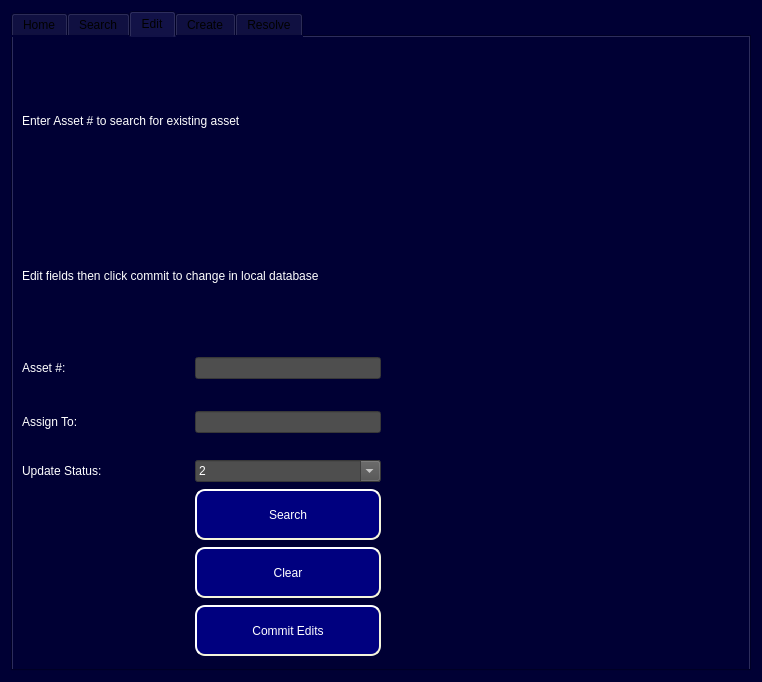
<?xml version="1.0" encoding="UTF-8"?>
<ui version="4.0">
 <class>Admin_Interface</class>
 <widget class="QWidget" name="Admin_Interface">
  <property name="geometry">
   <rect>
    <x>0</x>
    <y>0</y>
    <width>762</width>
    <height>682</height>
   </rect>
  </property>
  <property name="windowTitle">
   <string>Form</string>
  </property>
  <property name="styleSheet">
   <string notr="true">background-color: rgb(0, 0, 52);</string>
  </property>
  <layout class="QVBoxLayout" name="verticalLayout_6">
   <item>
    <widget class="QTabWidget" name="Admin_Select">
     <property name="styleSheet">
      <string notr="true">background-color: rgb(0, 0, 52);
QTabBar::Home_Tab { height: 100px; width: 100px; background: 'grey'}</string>
     </property>
     <property name="currentIndex">
      <number>2</number>
     </property>
     <property name="iconSize">
      <size>
       <width>12</width>
       <height>12</height>
      </size>
     </property>
     <widget class="QWidget" name="Home_Tab">
      <attribute name="title">
       <string>Home</string>
      </attribute>
      <layout class="QVBoxLayout" name="verticalLayout">
       <item>
        <widget class="QLabel" name="Home_Welcome_Message">
         <property name="styleSheet">
          <string notr="true">color: rgb(255, 255, 255);
font: 20pt &quot;MS Shell Dlg 2&quot;;</string>
         </property>
         <property name="text">
          <string>Welcome to Admin Access</string>
         </property>
        </widget>
       </item>
       <item>
        <widget class="QLabel" name="label">
         <property name="styleSheet">
          <string notr="true">
font: 14pt &quot;MS Shell Dlg 2&quot;;
color: rgb(171, 171, 171);</string>
         </property>
         <property name="text">
          <string>Select Tabs Above To Navigate</string>
         </property>
        </widget>
       </item>
       <item>
        <spacer name="verticalSpacer">
         <property name="orientation">
          <enum>Qt::Vertical</enum>
         </property>
         <property name="sizeHint" stdset="0">
          <size>
           <width>20</width>
           <height>40</height>
          </size>
         </property>
        </spacer>
       </item>
       <item>
        <layout class="QHBoxLayout" name="horizontalLayout">
         <item>
          <spacer name="horizontalSpacer">
           <property name="orientation">
            <enum>Qt::Horizontal</enum>
           </property>
           <property name="sizeHint" stdset="0">
            <size>
             <width>68</width>
             <height>38</height>
            </size>
           </property>
          </spacer>
         </item>
         <item>
          <widget class="QPushButton" name="Home_Force_Sync_Button">
           <property name="styleSheet">
            <string notr="true">QPushButton#Home_Force_Sync_Button {
background-color: rgb(0, 0, 127);
color: rgb(255, 255, 255);
border-style: outset;
border-width: 2px;
border-radius: 10px;
border-color: beige;
font: 26pt &quot;MS Shell Dlg 2&quot;;
min-width: 10em;
padding: 6px;
}
QPushButton#Home_Force_Sync_Button:pressed {
    background-color: rgb(80, 80, 80);
    border-style: inset;
}</string>
           </property>
           <property name="text">
            <string>Force Sync with central</string>
           </property>
          </widget>
         </item>
         <item>
          <spacer name="horizontalSpacer_3">
           <property name="orientation">
            <enum>Qt::Horizontal</enum>
           </property>
           <property name="sizeHint" stdset="0">
            <size>
             <width>68</width>
             <height>38</height>
            </size>
           </property>
          </spacer>
         </item>
        </layout>
       </item>
      </layout>
     </widget>
     <widget class="QWidget" name="Search_Tab">
      <attribute name="title">
       <string>Search</string>
      </attribute>
      <layout class="QVBoxLayout" name="verticalLayout_4">
       <item>
        <layout class="QVBoxLayout" name="verticalLayout_3">
         <item>
          <layout class="QVBoxLayout" name="verticalLayout_2">
           <item>
            <layout class="QHBoxLayout" name="horizontalLayout_2">
             <item>
              <spacer name="horizontalSpacer_10">
               <property name="orientation">
                <enum>Qt::Horizontal</enum>
               </property>
               <property name="sizeHint" stdset="0">
                <size>
                 <width>258</width>
                 <height>20</height>
                </size>
               </property>
              </spacer>
             </item>
             <item>
              <spacer name="horizontalSpacer_12">
               <property name="orientation">
                <enum>Qt::Horizontal</enum>
               </property>
               <property name="sizeHint" stdset="0">
                <size>
                 <width>188</width>
                 <height>20</height>
                </size>
               </property>
              </spacer>
             </item>
            </layout>
           </item>
           <item>
            <layout class="QGridLayout" name="gridLayout">
             <item row="0" column="0">
              <widget class="QLabel" name="Search_Filters_Title">
               <property name="styleSheet">
                <string notr="true">color: rgb(255, 255, 255);
font: Bold 14pt &quot;MS Shell Dlg 2&quot;;</string>
               </property>
               <property name="text">
                <string>Search Filters</string>
               </property>
              </widget>
             </item>
             <item row="8" column="2">
              <widget class="QPushButton" name="Search_SearchAsset_Query_Button">
               <property name="sizePolicy">
                <sizepolicy hsizetype="Fixed" vsizetype="Fixed">
                 <horstretch>0</horstretch>
                 <verstretch>0</verstretch>
                </sizepolicy>
               </property>
               <property name="minimumSize">
                <size>
                 <width>186</width>
                 <height>51</height>
                </size>
               </property>
               <property name="maximumSize">
                <size>
                 <width>186</width>
                 <height>51</height>
                </size>
               </property>
               <property name="styleSheet">
                <string notr="true">QPushButton#Search_SearchAsset_Query_Button {
background-color: rgb(0, 0, 127);
color: rgb(255, 255, 255);
border-style: outset;
border-width: 2px;
border-radius: 10px;
border-color: beige;
font: 14pt &quot;MS Shell Dlg 2&quot;;
min-width: 10em;
padding: 6px;
}
QPushButton#Search_SearchAsset_Query_Button:pressed {
    background-color: rgb(80, 80, 80);
    border-style: inset;
}</string>
               </property>
               <property name="text">
                <string>Search</string>
               </property>
              </widget>
             </item>
             <item row="2" column="0">
              <widget class="QLabel" name="Search_Datetime_To_Label">
               <property name="styleSheet">
                <string notr="true">color: rgb(255, 255, 255);
font: 12pt &quot;MS Shell Dlg 2&quot;;</string>
               </property>
               <property name="text">
                <string>Date/Time To:</string>
               </property>
              </widget>
             </item>
             <item row="1" column="0">
              <widget class="QLabel" name="Search_Datetime_From_Label">
               <property name="styleSheet">
                <string notr="true">color: rgb(255, 255, 255);
font: 12pt &quot;MS Shell Dlg 2&quot;;</string>
               </property>
               <property name="text">
                <string>Date/Time From:</string>
               </property>
              </widget>
             </item>
             <item row="3" column="1">
              <spacer name="horizontalSpacer_6">
               <property name="orientation">
                <enum>Qt::Horizontal</enum>
               </property>
               <property name="sizeHint" stdset="0">
                <size>
                 <width>40</width>
                 <height>20</height>
                </size>
               </property>
              </spacer>
             </item>
             <item row="3" column="0">
              <spacer name="horizontalSpacer_2">
               <property name="orientation">
                <enum>Qt::Horizontal</enum>
               </property>
               <property name="sizeHint" stdset="0">
                <size>
                 <width>40</width>
                 <height>20</height>
                </size>
               </property>
              </spacer>
             </item>
             <item row="3" column="2">
              <spacer name="horizontalSpacer_7">
               <property name="orientation">
                <enum>Qt::Horizontal</enum>
               </property>
               <property name="sizeHint" stdset="0">
                <size>
                 <width>40</width>
                 <height>20</height>
                </size>
               </property>
              </spacer>
             </item>
             <item row="4" column="1">
              <widget class="QLineEdit" name="Search_Employee_ID_Entry_Field">
               <property name="minimumSize">
                <size>
                 <width>0</width>
                 <height>25</height>
                </size>
               </property>
               <property name="styleSheet">
                <string notr="true">color: rgb(255, 255, 255);
background-color: rgb(78, 78, 78);
font: 12pt &quot;MS Shell Dlg 2&quot;;</string>
               </property>
              </widget>
             </item>
             <item row="4" column="0">
              <widget class="QLabel" name="Search_Employee_ID_Label">
               <property name="styleSheet">
                <string notr="true">color: rgb(255, 255, 255);
font: 12pt &quot;MS Shell Dlg 2&quot;;</string>
               </property>
               <property name="text">
                <string>Employee ID:</string>
               </property>
              </widget>
             </item>
             <item row="6" column="0">
              <widget class="QLabel" name="Search_Asset_Num_From_Label">
               <property name="styleSheet">
                <string notr="true">color: rgb(255, 255, 255);
font: 12pt &quot;MS Shell Dlg 2&quot;;</string>
               </property>
               <property name="text">
                <string>Asset Numbers:</string>
               </property>
              </widget>
             </item>
             <item row="5" column="1">
              <spacer name="horizontalSpacer_9">
               <property name="orientation">
                <enum>Qt::Horizontal</enum>
               </property>
               <property name="sizeHint" stdset="0">
                <size>
                 <width>40</width>
                 <height>20</height>
                </size>
               </property>
              </spacer>
             </item>
             <item row="5" column="0">
              <spacer name="horizontalSpacer_8">
               <property name="orientation">
                <enum>Qt::Horizontal</enum>
               </property>
               <property name="sizeHint" stdset="0">
                <size>
                 <width>40</width>
                 <height>20</height>
                </size>
               </property>
              </spacer>
             </item>
             <item row="6" column="1">
              <widget class="QLineEdit" name="Search_Asset_Numbers_Field">
               <property name="minimumSize">
                <size>
                 <width>0</width>
                 <height>25</height>
                </size>
               </property>
               <property name="styleSheet">
                <string notr="true">color: rgb(255, 255, 255);
background-color: rgb(78, 78, 78);
font: 12pt &quot;MS Shell Dlg 2&quot;;</string>
               </property>
              </widget>
             </item>
             <item row="5" column="2">
              <spacer name="horizontalSpacer_11">
               <property name="orientation">
                <enum>Qt::Horizontal</enum>
               </property>
               <property name="sizeHint" stdset="0">
                <size>
                 <width>40</width>
                 <height>20</height>
                </size>
               </property>
              </spacer>
             </item>
             <item row="1" column="1">
              <widget class="QDateEdit" name="Search_Datetime_From">
               <property name="minimumSize">
                <size>
                 <width>0</width>
                 <height>25</height>
                </size>
               </property>
               <property name="styleSheet">
                <string notr="true">color: rgb(255, 255, 255);
background-color: rgb(78, 78, 78);
font: 12pt &quot;MS Shell Dlg 2&quot;;</string>
               </property>
               <property name="calendarPopup">
                <bool>true</bool>
               </property>
              </widget>
             </item>
             <item row="2" column="1">
              <widget class="QDateEdit" name="Search_Datetime_To">
               <property name="minimumSize">
                <size>
                 <width>0</width>
                 <height>25</height>
                </size>
               </property>
               <property name="styleSheet">
                <string notr="true">color: rgb(255, 255, 255);
background-color: rgb(78, 78, 78);
font: 12pt &quot;MS Shell Dlg 2&quot;;</string>
               </property>
               <property name="calendarPopup">
                <bool>true</bool>
               </property>
              </widget>
             </item>
             <item row="7" column="2">
              <widget class="QPushButton" name="Search_Reset_Fields_Button">
               <property name="minimumSize">
                <size>
                 <width>186</width>
                 <height>51</height>
                </size>
               </property>
               <property name="maximumSize">
                <size>
                 <width>186</width>
                 <height>51</height>
                </size>
               </property>
               <property name="styleSheet">
                <string notr="true">QPushButton#Search_Reset_Fields_Button {
background-color: rgb(0, 0, 127);
color: rgb(255, 255, 255);
border-style: outset;
border-width: 2px;
border-radius: 10px;
border-color: beige;
font: 14pt &quot;MS Shell Dlg 2&quot;;
min-width: 10em;
padding: 6px;
}
QPushButton#Search_Reset_Fields_Button:pressed {
    background-color: rgb(80, 80, 80);
    border-style: inset;
}</string>
               </property>
               <property name="text">
                <string>Reset Filters</string>
               </property>
              </widget>
             </item>
            </layout>
           </item>
           <item>
            <widget class="QTableWidget" name="Search_Display_Results_Table">
             <property name="styleSheet">
              <string notr="true">background-color: rgb(78, 78, 78);</string>
             </property>
             <property name="sortingEnabled">
              <bool>true</bool>
             </property>
             <column>
              <property name="text">
               <string>Asset#</string>
              </property>
             </column>
             <column>
              <property name="text">
               <string>Employee ID</string>
              </property>
             </column>
             <column>
              <property name="text">
               <string>Timestamp</string>
              </property>
             </column>
             <column>
              <property name="text">
               <string>Status</string>
              </property>
             </column>
            </widget>
           </item>
          </layout>
         </item>
         <item>
          <layout class="QHBoxLayout" name="horizontalLayout_3">
           <item>
            <spacer name="horizontalSpacer_13">
             <property name="orientation">
              <enum>Qt::Horizontal</enum>
             </property>
             <property name="sizeHint" stdset="0">
              <size>
               <width>258</width>
               <height>20</height>
              </size>
             </property>
            </spacer>
           </item>
           <item>
            <widget class="QPushButton" name="Search_Print_PDF_Button">
             <property name="sizePolicy">
              <sizepolicy hsizetype="Fixed" vsizetype="Fixed">
               <horstretch>0</horstretch>
               <verstretch>0</verstretch>
              </sizepolicy>
             </property>
             <property name="minimumSize">
              <size>
               <width>186</width>
               <height>51</height>
              </size>
             </property>
             <property name="styleSheet">
              <string notr="true">QPushButton#Search_Print_PDF_Button {
background-color: rgb(0, 0, 127);
color: rgb(255, 255, 255);
border-style: outset;
border-width: 2px;
border-radius: 10px;
border-color: beige;
font: 14pt &quot;MS Shell Dlg 2&quot;;
min-width: 10em;
padding: 6px;
}
QPushButton#Search_Print_PDF_Button:pressed {
    background-color: rgb(80, 80, 80);
    border-style: inset;
}</string>
             </property>
             <property name="text">
              <string>Print to PDF</string>
             </property>
            </widget>
           </item>
          </layout>
         </item>
        </layout>
       </item>
      </layout>
     </widget>
     <widget class="QWidget" name="Edit_Tab">
      <attribute name="title">
       <string>Edit</string>
      </attribute>
      <layout class="QVBoxLayout" name="verticalLayout_9">
       <item>
        <layout class="QVBoxLayout" name="verticalLayout_5">
         <item>
          <layout class="QHBoxLayout" name="horizontalLayout_5">
           <item>
            <layout class="QVBoxLayout" name="verticalLayout_7">
             <item>
              <widget class="QLabel" name="Edit_Prompt1_Label">
               <property name="styleSheet">
                <string notr="true">color: rgb(255, 255, 255);
font: Bold 14pt &quot;MS Shell Dlg 2&quot;;</string>
               </property>
               <property name="text">
                <string>Enter Asset # to search for existing asset</string>
               </property>
              </widget>
             </item>
             <item>
              <widget class="QLabel" name="Edit_Prompt2_Label">
               <property name="styleSheet">
                <string notr="true">color: rgb(255, 255, 255);
font: Bold 14pt &quot;MS Shell Dlg 2&quot;;</string>
               </property>
               <property name="text">
                <string>Edit fields then click commit to change in local database</string>
               </property>
              </widget>
             </item>
            </layout>
           </item>
           <item>
            <spacer name="horizontalSpacer_22">
             <property name="orientation">
              <enum>Qt::Horizontal</enum>
             </property>
             <property name="sizeHint" stdset="0">
              <size>
               <width>298</width>
               <height>20</height>
              </size>
             </property>
            </spacer>
           </item>
          </layout>
         </item>
         <item>
          <layout class="QGridLayout" name="gridLayout_4">
           <item row="0" column="1">
            <spacer name="horizontalSpacer_20">
             <property name="orientation">
              <enum>Qt::Horizontal</enum>
             </property>
             <property name="sizeHint" stdset="0">
              <size>
               <width>298</width>
               <height>20</height>
              </size>
             </property>
            </spacer>
           </item>
           <item row="0" column="0">
            <layout class="QGridLayout" name="gridLayout_3">
             <item row="0" column="0" rowspan="2">
              <layout class="QGridLayout" name="gridLayout_2">
               <item row="1" column="0">
                <spacer name="horizontalSpacer_4">
                 <property name="orientation">
                  <enum>Qt::Horizontal</enum>
                 </property>
                 <property name="sizeHint" stdset="0">
                  <size>
                   <width>40</width>
                   <height>25</height>
                  </size>
                 </property>
                </spacer>
               </item>
               <item row="1" column="2">
                <spacer name="horizontalSpacer_5">
                 <property name="orientation">
                  <enum>Qt::Horizontal</enum>
                 </property>
                 <property name="sizeHint" stdset="0">
                  <size>
                   <width>40</width>
                   <height>25</height>
                  </size>
                 </property>
                </spacer>
               </item>
               <item row="4" column="0">
                <widget class="QLabel" name="Edit_Update_Status_Label">
                 <property name="styleSheet">
                  <string notr="true">color: rgb(255, 255, 255);
font: 12pt &quot;MS Shell Dlg 2&quot;;</string>
                 </property>
                 <property name="text">
                  <string>Update Status:</string>
                 </property>
                </widget>
               </item>
               <item row="3" column="0">
                <spacer name="horizontalSpacer_14">
                 <property name="orientation">
                  <enum>Qt::Horizontal</enum>
                 </property>
                 <property name="sizeHint" stdset="0">
                  <size>
                   <width>40</width>
                   <height>20</height>
                  </size>
                 </property>
                </spacer>
               </item>
               <item row="3" column="2">
                <spacer name="horizontalSpacer_15">
                 <property name="orientation">
                  <enum>Qt::Horizontal</enum>
                 </property>
                 <property name="sizeHint" stdset="0">
                  <size>
                   <width>40</width>
                   <height>20</height>
                  </size>
                 </property>
                </spacer>
               </item>
               <item row="5" column="0">
                <spacer name="horizontalSpacer_16">
                 <property name="orientation">
                  <enum>Qt::Horizontal</enum>
                 </property>
                 <property name="sizeHint" stdset="0">
                  <size>
                   <width>40</width>
                   <height>20</height>
                  </size>
                 </property>
                </spacer>
               </item>
               <item row="0" column="0">
                <widget class="QLabel" name="Edit_Asset_Label">
                 <property name="styleSheet">
                  <string notr="true">color: rgb(255, 255, 255);
font: 12pt &quot;MS Shell Dlg 2&quot;;</string>
                 </property>
                 <property name="text">
                  <string>Asset #:</string>
                 </property>
                </widget>
               </item>
               <item row="0" column="2">
                <widget class="QLineEdit" name="Edit_Asset_Field">
                 <property name="styleSheet">
                  <string notr="true">color: rgb(255, 255, 255);
background-color: rgb(78, 78, 78);
font: 12pt &quot;MS Shell Dlg 2&quot;;</string>
                 </property>
                 <property name="text">
                  <string/>
                 </property>
                </widget>
               </item>
               <item row="4" column="2">
                <widget class="QComboBox" name="Edit_Update_Status_Dropdown">
                 <property name="styleSheet">
                  <string notr="true">color: rgb(255, 255, 255);
background-color: rgb(78, 78, 78);
font: 12pt &quot;MS Shell Dlg 2&quot;;</string>
                 </property>
                 <property name="editable">
                  <bool>true</bool>
                 </property>
                 <item>
                  <property name="text">
                   <string>2</string>
                  </property>
                 </item>
                 <item>
                  <property name="text">
                   <string>1</string>
                  </property>
                 </item>
                 <item>
                  <property name="text">
                   <string>42</string>
                  </property>
                 </item>
                </widget>
               </item>
               <item row="2" column="0">
                <widget class="QLabel" name="Edit_Assign_To_Label">
                 <property name="styleSheet">
                  <string notr="true">color: rgb(255, 255, 255);
font: 12pt &quot;MS Shell Dlg 2&quot;;</string>
                 </property>
                 <property name="text">
                  <string>Assign To:</string>
                 </property>
                </widget>
               </item>
               <item row="2" column="2">
                <widget class="QLineEdit" name="Edit_AssignTo_Field">
                 <property name="styleSheet">
                  <string notr="true">color: rgb(255, 255, 255);
background-color: rgb(78, 78, 78);
font: 12pt &quot;MS Shell Dlg 2&quot;;</string>
                 </property>
                </widget>
               </item>
               <item row="5" column="2">
                <widget class="QPushButton" name="Edit_Search_Button">
                 <property name="minimumSize">
                  <size>
                   <width>186</width>
                   <height>51</height>
                  </size>
                 </property>
                 <property name="styleSheet">
                  <string notr="true">QPushButton#Edit_Search_Button {
background-color: rgb(0, 0, 127);
color: rgb(255, 255, 255);
border-style: outset;
border-width: 2px;
border-radius: 10px;
border-color: beige;
font: 14pt &quot;MS Shell Dlg 2&quot;;
min-width: 10em;
padding: 6px;
}
QPushButton#Edit_Search_Button:pressed {
    background-color: rgb(80, 80, 80);
    border-style: inset;
}</string>
                 </property>
                 <property name="text">
                  <string>Search</string>
                 </property>
                </widget>
               </item>
               <item row="6" column="2">
                <widget class="QPushButton" name="Edit_Clear_Button">
                 <property name="minimumSize">
                  <size>
                   <width>186</width>
                   <height>51</height>
                  </size>
                 </property>
                 <property name="styleSheet">
                  <string notr="true">QPushButton#Edit_Clear_Button {
background-color: rgb(0, 0, 127);
color: rgb(255, 255, 255);
border-style: outset;
border-width: 2px;
border-radius: 10px;
border-color: beige;
font: 14pt &quot;MS Shell Dlg 2&quot;;
min-width: 10em;
padding: 6px;
}
QPushButton#Edit_Clear_Button:pressed {
    background-color: rgb(80, 80, 80);
    border-style: inset;
}</string>
                 </property>
                 <property name="text">
                  <string>Clear</string>
                 </property>
                </widget>
               </item>
               <item row="7" column="2">
                <widget class="QPushButton" name="Edit_Commit_Edits_Button">
                 <property name="minimumSize">
                  <size>
                   <width>186</width>
                   <height>51</height>
                  </size>
                 </property>
                 <property name="styleSheet">
                  <string notr="true">QPushButton#Edit_Commit_Edits_Button {
background-color: rgb(0, 0, 127);
color: rgb(255, 255, 255);
border-style: outset;
border-width: 2px;
border-radius: 10px;
border-color: beige;
font: 14pt &quot;MS Shell Dlg 2&quot;;
min-width: 10em;
padding: 6px;
}
QPushButton#Edit_Commit_Edits_Button:pressed {
    background-color: rgb(80, 80, 80);
    border-style: inset;
}</string>
                 </property>
                 <property name="text">
                  <string>Commit Edits</string>
                 </property>
                </widget>
               </item>
              </layout>
             </item>
            </layout>
           </item>
          </layout>
         </item>
        </layout>
       </item>
      </layout>
     </widget>
     <widget class="QWidget" name="Create_Tab">
      <attribute name="title">
       <string>Create</string>
      </attribute>
      <layout class="QVBoxLayout" name="verticalLayout_11">
       <item>
        <layout class="QGridLayout" name="gridLayout_6">
         <item row="0" column="0" colspan="2">
          <widget class="QLabel" name="Create_Prompt_Label">
           <property name="styleSheet">
            <string notr="true">color: rgb(255, 255, 255);
font: Bold 14pt &quot;MS Shell Dlg 2&quot;;</string>
           </property>
           <property name="text">
            <string>Enter asset info, then confirm new entry in local database</string>
           </property>
          </widget>
         </item>
         <item row="1" column="1">
          <layout class="QVBoxLayout" name="verticalLayout_8">
           <item>
            <widget class="QPushButton" name="Import_ImportAssets_Button">
             <property name="styleSheet">
              <string notr="true">QPushButton#Import_ImportAssets_Button {
background-color: rgb(0, 0, 127);
color: rgb(255, 255, 255);
border-style: outset;
border-width: 2px;
border-radius: 10px;
border-color: beige;
font: 14pt &quot;MS Shell Dlg 2&quot;;
min-width: 10em;
padding: 6px;
}
QPushButton#Import_ImportAssets_Button:pressed {
    background-color: rgb(80, 80, 80);
    border-style: inset;
}</string>
             </property>
             <property name="text">
              <string>Import Assets from Excel file</string>
             </property>
            </widget>
           </item>
           <item>
            <spacer name="verticalSpacer_2">
             <property name="orientation">
              <enum>Qt::Vertical</enum>
             </property>
             <property name="sizeType">
              <enum>QSizePolicy::Minimum</enum>
             </property>
             <property name="sizeHint" stdset="0">
              <size>
               <width>20</width>
               <height>20</height>
              </size>
             </property>
            </spacer>
           </item>
           <item>
            <widget class="QPushButton" name="Import_ImportEmployees_Button">
             <property name="styleSheet">
              <string notr="true">QPushButton#Import_ImportEmployees_Button {
background-color: rgb(0, 0, 127);
color: rgb(255, 255, 255);
border-style: outset;
border-width: 2px;
border-radius: 10px;
border-color: beige;
font: 14pt &quot;MS Shell Dlg 2&quot;;
min-width: 10em;
padding: 6px;
}
QPushButton#Import_ImportEmployees_Button:pressed {
    background-color: rgb(80, 80, 80);
    border-style: inset;
}</string>
             </property>
             <property name="text">
              <string>Import Employees from Excel file</string>
             </property>
            </widget>
           </item>
           <item>
            <spacer name="verticalSpacer_4">
             <property name="orientation">
              <enum>Qt::Vertical</enum>
             </property>
             <property name="sizeHint" stdset="0">
              <size>
               <width>20</width>
               <height>88</height>
              </size>
             </property>
            </spacer>
           </item>
           <item>
            <widget class="QPushButton" name="Create_Clear_Fields_Button">
             <property name="minimumSize">
              <size>
               <width>186</width>
               <height>51</height>
              </size>
             </property>
             <property name="styleSheet">
              <string notr="true">QPushButton#Create_Clear_Fields_Button {
background-color: rgb(0, 0, 127);
color: rgb(255, 255, 255);
border-style: outset;
border-width: 2px;
border-radius: 10px;
border-color: beige;
font: 14pt &quot;MS Shell Dlg 2&quot;;
min-width: 10em;
padding: 6px;
}
QPushButton#Create_Clear_Fields_Button:pressed {
    background-color: rgb(80, 80, 80);
    border-style: inset;
}</string>
             </property>
             <property name="text">
              <string>Clear Fields</string>
             </property>
            </widget>
           </item>
           <item>
            <widget class="QPushButton" name="Create_Confirm_Entry_Button">
             <property name="minimumSize">
              <size>
               <width>186</width>
               <height>51</height>
              </size>
             </property>
             <property name="styleSheet">
              <string notr="true">QPushButton#Create_Confirm_Entry_Button {
background-color: rgb(0, 0, 127);
color: rgb(255, 255, 255);
border-style: outset;
border-width: 2px;
border-radius: 10px;
border-color: beige;
font: 14pt &quot;MS Shell Dlg 2&quot;;
min-width: 10em;
padding: 6px;
}
QPushButton#Create_Confirm_Entry_Button:pressed {
    background-color: rgb(80, 80, 80);
    border-style: inset;
}</string>
             </property>
             <property name="text">
              <string>Confirm Entry</string>
             </property>
            </widget>
           </item>
          </layout>
         </item>
         <item row="1" column="0">
          <layout class="QGridLayout" name="gridLayout_5">
           <item row="1" column="1">
            <widget class="QLineEdit" name="Create_RFID_Tag_Field_3">
             <property name="minimumSize">
              <size>
               <width>0</width>
               <height>25</height>
              </size>
             </property>
             <property name="styleSheet">
              <string notr="true">color: rgb(255, 255, 255);
background-color: rgb(78, 78, 78);
font: 12pt &quot;MS Shell Dlg 2&quot;;</string>
             </property>
             <property name="text">
              <string/>
             </property>
            </widget>
           </item>
           <item row="0" column="0">
            <widget class="QLabel" name="Create_Asset_Num_Label">
             <property name="styleSheet">
              <string notr="true">color: rgb(255, 255, 255);
font: 12pt &quot;MS Shell Dlg 2&quot;;</string>
             </property>
             <property name="text">
              <string>Asset #:</string>
             </property>
            </widget>
           </item>
           <item row="0" column="1">
            <widget class="QLineEdit" name="Create_Asset_Num_Field">
             <property name="minimumSize">
              <size>
               <width>0</width>
               <height>25</height>
              </size>
             </property>
             <property name="styleSheet">
              <string notr="true">color: rgb(255, 255, 255);
background-color: rgb(78, 78, 78);
font: 12pt &quot;MS Shell Dlg 2&quot;;</string>
             </property>
            </widget>
           </item>
           <item row="1" column="0">
            <widget class="QLabel" name="Create_RFID_Tag_Label">
             <property name="styleSheet">
              <string notr="true">color: rgb(255, 255, 255);
font: 12pt &quot;MS Shell Dlg 2&quot;;</string>
             </property>
             <property name="text">
              <string>RFID Tag #:</string>
             </property>
            </widget>
           </item>
          </layout>
         </item>
        </layout>
       </item>
      </layout>
     </widget>
     <widget class="QWidget" name="Resolve_Tab">
      <attribute name="title">
       <string>Resolve</string>
      </attribute>
      <layout class="QVBoxLayout" name="verticalLayout_12">
       <item>
        <widget class="QTableWidget" name="Resolve_Display_Conflicts_Table">
         <column>
          <property name="text">
           <string>Asset #</string>
          </property>
         </column>
         <column>
          <property name="text">
           <string>RFID #</string>
          </property>
         </column>
         <column>
          <property name="text">
           <string>Employee ID</string>
          </property>
         </column>
         <column>
          <property name="text">
           <string>Date checked out</string>
          </property>
         </column>
         <column>
          <property name="text">
           <string>Date checked in</string>
          </property>
         </column>
         <column>
          <property name="text">
           <string>Conflict Msg</string>
          </property>
         </column>
        </widget>
       </item>
       <item>
        <widget class="QPushButton" name="pushButton">
         <property name="text">
          <string>Conflict Details</string>
         </property>
        </widget>
       </item>
      </layout>
     </widget>
    </widget>
   </item>
  </layout>
 </widget>
 <resources/>
 <connections/>
</ui>
